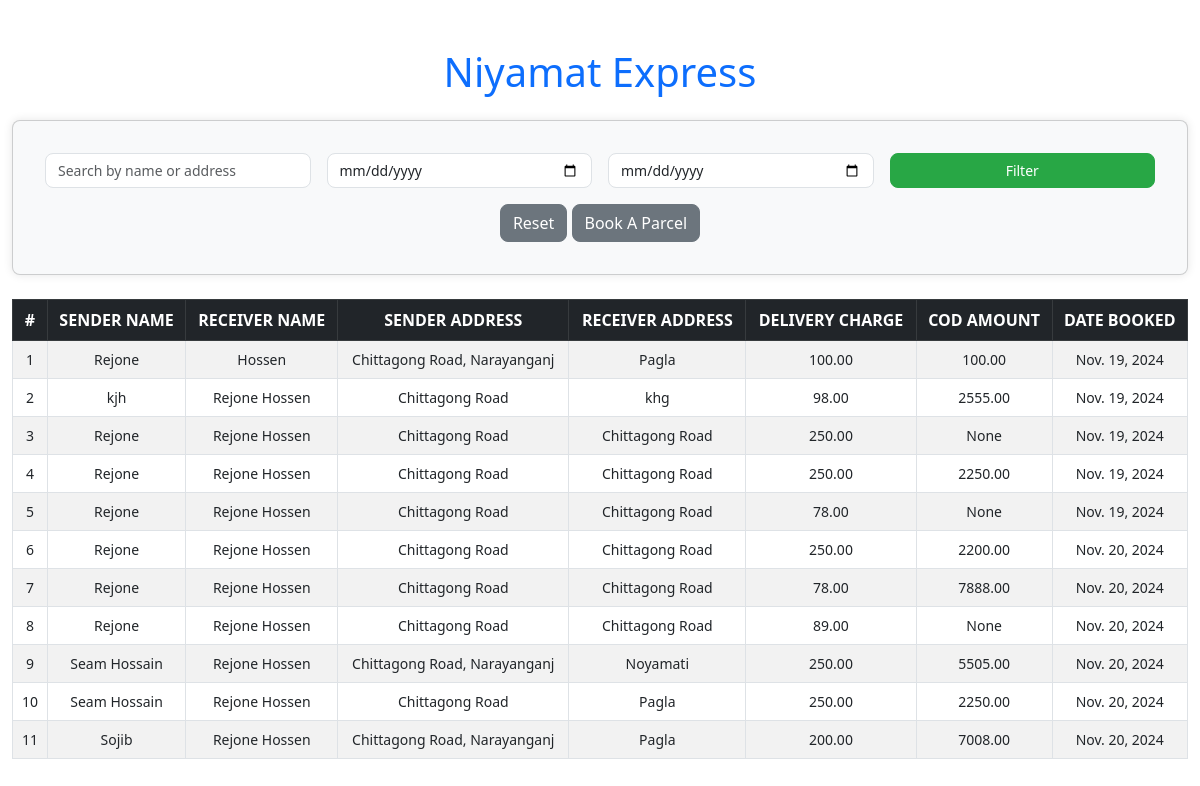
The page /bookings/ on the database its author committed.
### myApp/models.py (models this page shows, shortened)
class ParcelBooking(models.Model):
    sender_name = models.CharField(max_length=255)
    sender_phone = models.CharField(max_length=15)
    sender_address = models.CharField(max_length=255, default="Chittagong Road, Narayanganj")
    receiver_name = models.CharField(max_length=255)
    receiver_phone = models.CharField(max_length=15)
    receiver_address = models.CharField(max_length=255)
    district = models.CharField(max_length=100)
    area = models.CharField(max_length=100, blank=True, null=True)
    delivery_charge = models.DecimalField(max_digits=10, decimal_places=2)
    cod_option = models.BooleanField(default=False)
    cod_amount = models.DecimalField(max_digits=10, decimal_places=2, null=True, blank=True)
    cod_charge = models.DecimalField(max_digits=10, decimal_places=2, null=True, blank=True)
    PAYMENT_OPTIONS = [
        ('cash', 'Cash'),
        ('to_pay', 'To Pay'),
    ]
    payment_option = models.CharField(
        max_length=10,
        choices=PAYMENT_OPTIONS,
        default='cash'
    )
    PICKUP_SYSTEM = [
        ('home_delivery', 'Home Delivery'),
        ('office_delivery', 'Office Delivery'),
    ]
    pickup_system = models.CharField(
        max_length=15,
        choices=PICKUP_SYSTEM,
        default='office_delivery'
    )
    date_booked = models.DateField(auto_now_add=True)

### myProject/views.py (the view, shortened to what this page needs)
# urls.py: path('bookings/', booking_list, name='booking_list'),
def booking_list(request):
    query = request.GET.get('q', '')
    start_date = request.GET.get('start_date', '')
    end_date = request.GET.get('end_date', '')
    bookings = ParcelBooking.objects.all()
    if start_date and end_date:
        bookings = bookings.filter(date_booked__range=[start_date, end_date])
    return render(request, 'booking_list.html', {
        'bookings': bookings,
        'query': query,
        'start_date': start_date,
        'end_date': end_date,
    })

### Templates/booking_list.html (shortened to what this page needs)
<!DOCTYPE html>
<html lang="en">
<head>
    <link href="https://cdn.jsdelivr.net/npm/bootstrap@5.3.0-alpha1/dist/css/bootstrap.min.css" rel="stylesheet" />
</head>
<body>
    <div class="container mt-5">
        <h1 class="mb-4 text-center text-primary">Niyamat Express</h1>
        <div class="filter-section card mb-4">
            <form method="get" class="row g-3">
                <div class="col-md-3">
                    <input type="text" name="q" class="form-control" placeholder="Search by name or address" value="{{ query }}">
                </div>
                <div class="col-md-3">
                    <input type="date" name="start_date" class="form-control" value="{{ start_date }}">
                </div>
                <div class="col-md-3">
                    <input type="date" name="end_date" class="form-control" value="{{ end_date }}">
                </div>
                <div class="col-md-3 d-flex align-items-center">
                    <button type="submit" class="btn btn-success w-100">Filter</button>
                </div>
            </form>
            <div class="text-center mt-3">
                <a href="{% url 'booking_list' %}" class="btn btn-secondary">Reset</a>
                <a href="{% url 'parcel_booking' %}" class="btn btn-secondary">Book A Parcel</a>
            </div>
        </div>
        <div class="table-responsive">
            <table class="table table-bordered table-striped">
                <thead class="table-dark">
                    <tr>
                        <th>#</th>
                        <th>Sender Name</th>
                        <th>Receiver Name</th>
                        <th>Sender Address</th>
                        <th>Receiver Address</th>
                        <th>Delivery Charge</th>
                        <th>COD Amount</th>
                        <th>Date Booked</th>
                    </tr>
                </thead>
                <tbody>
                    {% for booking in bookings %}
                        <tr>
                            <td>{{ forloop.counter }}</td>
                            <td>{{ booking.sender_name }}</td>
                            <td>{{ booking.receiver_name }}</td>
                            <td>{{ booking.sender_address }}</td>
                            <td>{{ booking.receiver_address }}</td>
                            <td>{{ booking.delivery_charge }}</td>
                            <td>{{ booking.cod_amount }}</td>
                            <td>{{ booking.date_booked }}</td>
                        </tr>
                    {% empty %}
                        <tr>
                            <td colspan="8" class="text-center">No bookings found.</td>
                        </tr>
                    {% endfor %}
                </tbody>
            </table>
        </div>
    </div>
</body>
</html>

### Templates/booking_list.html (style rules this page uses)
.container { max-width: 1200px; }
.table th, .table td { vertical-align: middle; text-align: center; }
.card { box-shadow: 0 0 10px rgba(0, 0, 0, 0.1); }
.form-control, .btn { border-radius: 8px; }
.table th { text-transform: uppercase; font-weight: bold; }
.table td { font-size: 14px; }
.mb-4 { margin-bottom: 1.5rem; }
.filter-section { padding: 2rem; background-color: #f8f9fa; border-radius: 8px; }
.filter-section input, .filter-section button { font-size: 14px; }
.btn-success { background-color: #28a745; border-color: #28a745; }
.btn-secondary { background-color: #6c757d; border-color: #6c757d; }

### rows shown on the page
ParcelBooking: sender_name "Rejone", receiver_name "Hossen", sender_address "Chittagong Road, Narayanganj", receiver_address "Pagla", delivery_charge "100.00", cod_amount "100.00", date_booked "Nov. 19, 2024"
ParcelBooking: sender_name "kjh", receiver_name "Rejone Hossen", sender_address "Chittagong Road", receiver_address "khg", delivery_charge "98.00", cod_amount "2555.00", date_booked "Nov. 19, 2024"
ParcelBooking: sender_name "Rejone", receiver_name "Rejone Hossen", sender_address "Chittagong Road", receiver_address "Chittagong Road", delivery_charge "250.00", cod_amount "None", date_booked "Nov. 19, 2024"
ParcelBooking: sender_name "Rejone", receiver_name "Rejone Hossen", sender_address "Chittagong Road", receiver_address "Chittagong Road", delivery_charge "250.00", cod_amount "2250.00", date_booked "Nov. 19, 2024"
ParcelBooking: sender_name "Rejone", receiver_name "Rejone Hossen", sender_address "Chittagong Road", receiver_address "Chittagong Road", delivery_charge "78.00", cod_amount "None", date_booked "Nov. 19, 2024"
ParcelBooking: sender_name "Rejone", receiver_name "Rejone Hossen", sender_address "Chittagong Road", receiver_address "Chittagong Road", delivery_charge "250.00", cod_amount "2200.00", date_booked "Nov. 20, 2024"
ParcelBooking: sender_name "Rejone", receiver_name "Rejone Hossen", sender_address "Chittagong Road", receiver_address "Chittagong Road", delivery_charge "78.00", cod_amount "7888.00", date_booked "Nov. 20, 2024"
ParcelBooking: sender_name "Rejone", receiver_name "Rejone Hossen", sender_address "Chittagong Road", receiver_address "Chittagong Road", delivery_charge "89.00", cod_amount "None", date_booked "Nov. 20, 2024"
ParcelBooking: sender_name "Seam Hossain", receiver_name "Rejone Hossen", sender_address "Chittagong Road, Narayanganj", receiver_address "Noyamati", delivery_charge "250.00", cod_amount "5505.00", date_booked "Nov. 20, 2024"
ParcelBooking: sender_name "Seam Hossain", receiver_name "Rejone Hossen", sender_address "Chittagong Road", receiver_address "Pagla", delivery_charge "250.00", cod_amount "2250.00", date_booked "Nov. 20, 2024"
ParcelBooking: sender_name "Sojib", receiver_name "Rejone Hossen", sender_address "Chittagong Road, Narayanganj", receiver_address "Pagla", delivery_charge "200.00", cod_amount "7008.00", date_booked "Nov. 20, 2024"
